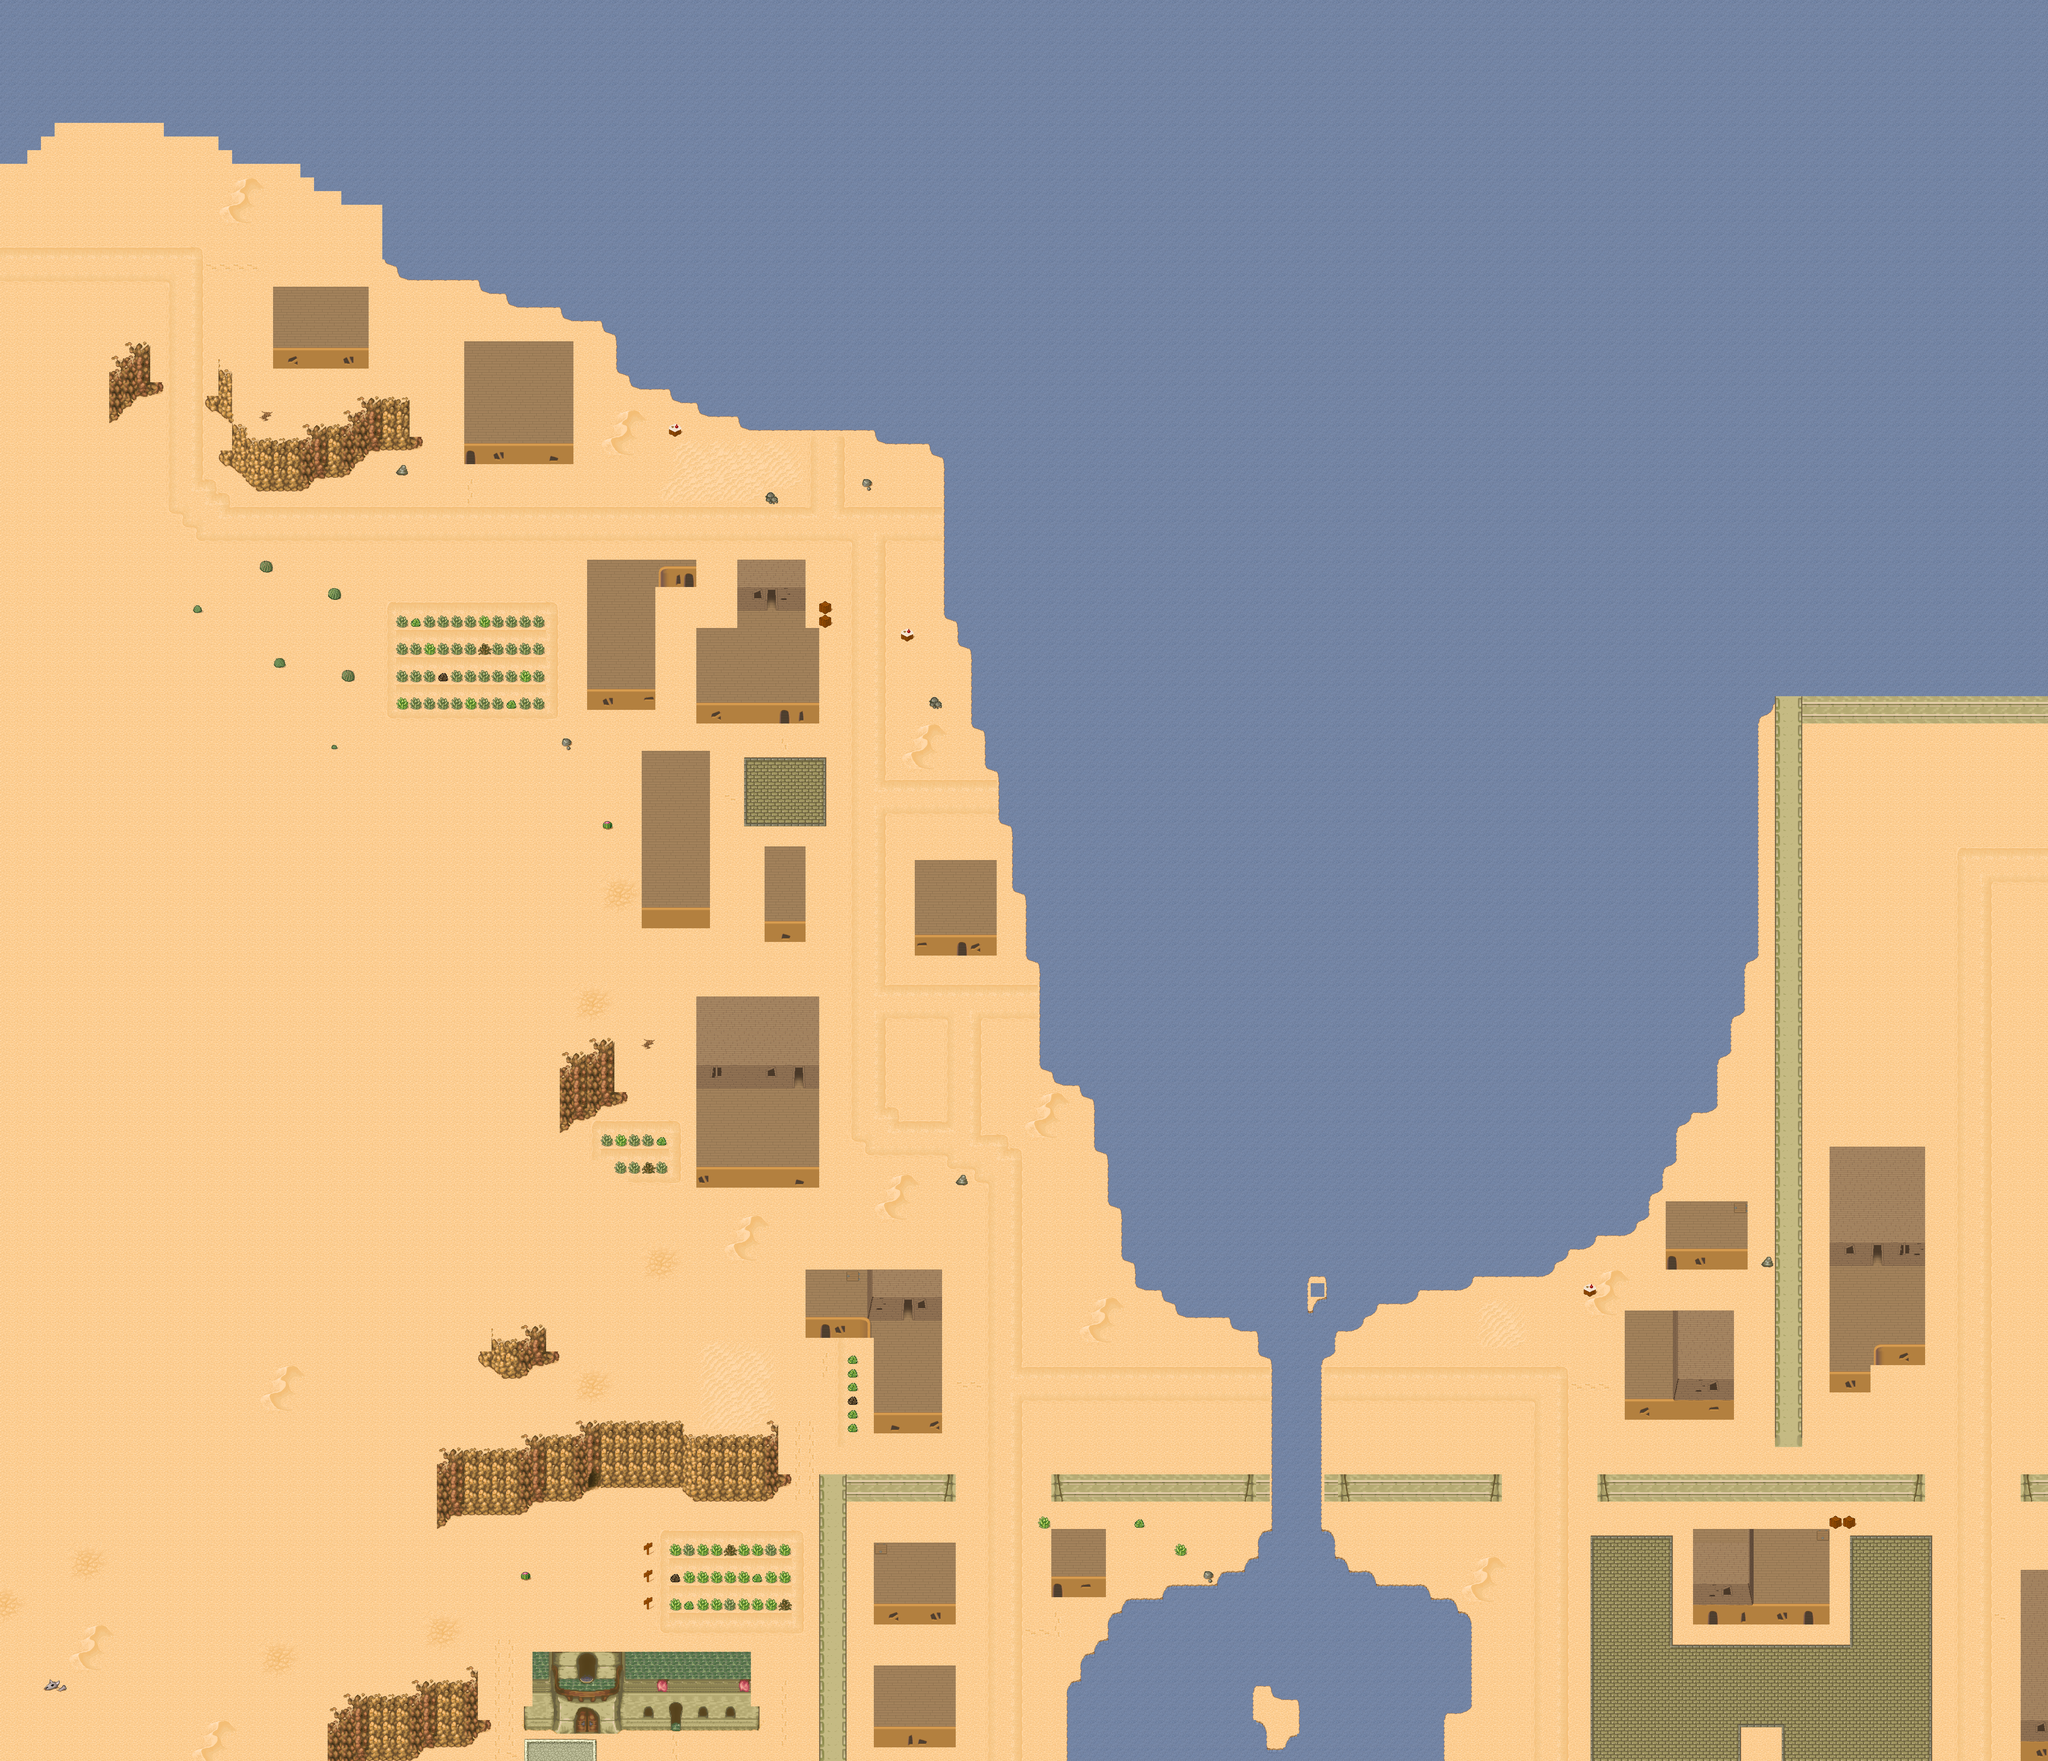

A level layout from a 2D game, rendered from its tile map. Below: a short description, then the map file with tile-grid data replaced by summaries:
An orthogonal 150x129 tile map with 32x32 px tiles, 1 tile layer (Ground), 4 hidden layers not drawn, 10 tilesets and 2 objects (2x warp).

<map version="1.0" orientation="orthogonal" width="150" height="129" tilewidth="32" tileheight="32">
 <properties>
  <property name="minimap" value="graphics/minimaps/022-1.png" />
  <property name="music" value="Faith.ogg" />
  <property name="name" value="Tulimshar" />
 </properties>
 <tileset firstgid="1" name="Desert1" tilewidth="32" tileheight="32">
  <image source="../graphics/tiles/desert1.png" width="512" height="512" />
 </tileset>
 <tileset firstgid="257" name="Desert2" tilewidth="32" tileheight="32">
  <image source="../graphics/tiles/desert2.png" width="512" height="512" />
 </tileset>
 <tileset firstgid="513" name="Desert x2" tilewidth="32" tileheight="64">
  <image source="../graphics/tiles/desert_x2.png" width="512" height="64" />
 </tileset>
 <tileset firstgid="529" name="Desert x3" tilewidth="32" tileheight="96">
  <image source="../graphics/tiles/desert_x3.png" width="512" height="96" />
 </tileset>
 <tileset firstgid="545" name="Desert x5" tilewidth="32" tileheight="160">
  <image source="../graphics/tiles/desert_x5.png" width="192" height="160" />
 </tileset>
 <tileset firstgid="551" name="Trans woodland desert" tilewidth="32" tileheight="32">
  <image source="../graphics/tiles/trans_woodland-desert.png" width="512" height="256" />
 </tileset>
 <tileset firstgid="679" name="Tulimshar1" tilewidth="32" tileheight="32">
  <image source="../graphics/tiles/tulimshar1.png" width="512" height="512" />
 </tileset>
 <tileset firstgid="935" name="Docks" tilewidth="32" tileheight="32">
  <image source="../graphics/tiles/Tulimshar_Docks.png" width="512" height="320" />
 </tileset>
 <tileset firstgid="1095" name="Tic-Tac-Toe" tilewidth="32" tileheight="32">
  <image source="../graphics/tiles/tictactoe.png" width="128" height="96" />
 </tileset>
 <tileset firstgid="1107" name="Collision" tilewidth="32" tileheight="32">
  <image source="../graphics/tiles/collision.png" width="64" height="32" />
 </tileset>
 <layer name="Ground" width="150" height="129">
  <data>[19350 cells, 19350 non-empty, 232 distinct tile ids]</data>
 </layer>
 <layer name="Lower" width="150" height="129" visible="0">
  <data>[19350 cells, 613 non-empty, 105 distinct tile ids]</data>
 </layer>
 <layer name="Fringe" width="150" height="129" visible="0">
  <data>[19350 cells, 606 non-empty, 85 distinct tile ids]</data>
 </layer>
 <layer name="Over" width="150" height="129" visible="0">
  <data>[19350 cells, 786 non-empty, 124 distinct tile ids]</data>
 </layer>
 <layer name="Collision" width="150" height="129" visible="0">
  <data>[19350 cells, 16680 non-empty, 1 distinct tile ids]</data>
 </layer>
 <objectgroup name="Object Group 7" width="0" height="0" visible="0">
  <object name="ToCentralTulimshar" type="warp" x="2271" y="3456" width="160" height="32">
   <properties>
    <property name="dest_map" value="021-1" />
    <property name="dest_x" value="2336" />
    <property name="dest_y" value="672" />
   </properties>
  </object>
  <object name="ToCentralTulimshar" type="warp" x="3552" y="3456" width="160" height="32">
   <properties>
    <property name="dest_map" value="021-1" />
    <property name="dest_x" value="3616" />
    <property name="dest_y" value="672" />
   </properties>
  </object>
 </objectgroup>
</map>
